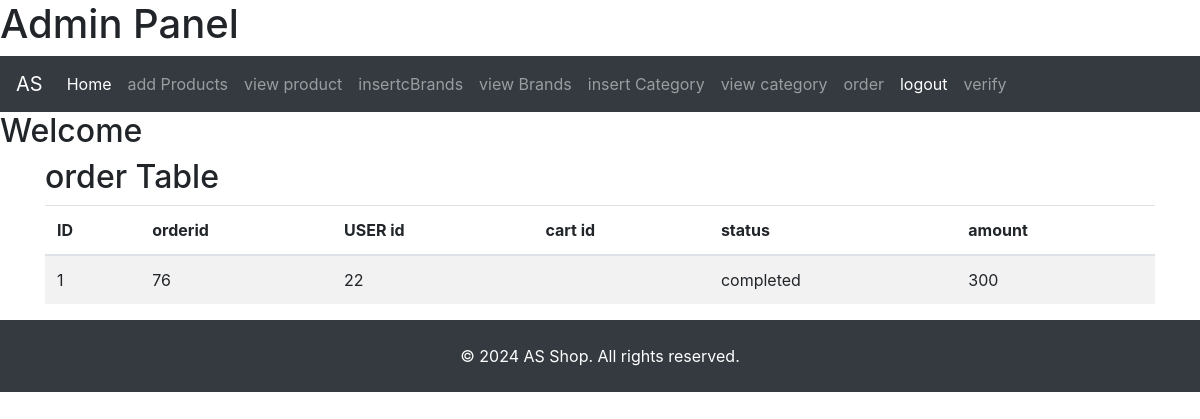
/admin/home.php?view_order, run on an earlier commit of the app's database.
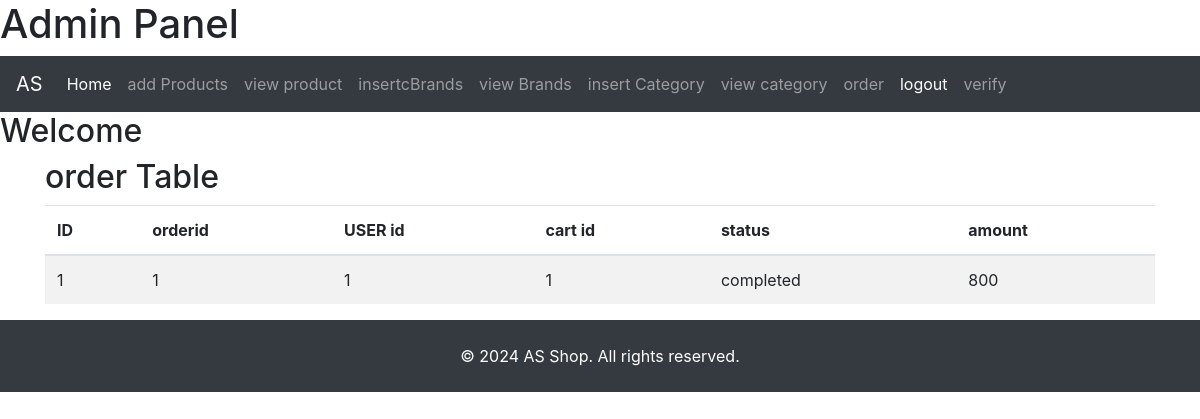
And on a later commit of the database.
### tables this page shows
CREATE TABLE `orders` (
  `id` int(11) NOT NULL,
  `user_id` varchar(100) NOT NULL,
  `amount` int(110) NOT NULL,
  `total_pro` varchar(100) NOT NULL,
  `status` varchar(100) NOT NULL,
  `date` date NOT NULL,
  `product_id` varchar(100) NOT NULL,
  `cart_id` varchar(100) NOT NULL
);

### admin/view_order.php (the view)
<div class="container">
    <h2>order Table</h2>
    <table class="table table-striped">
        <thead>
            <tr>
                <th>ID</th>
                <th>orderid</th>
                <th>USER id</th>
                <th>cart id</th>
                <th>status</th>
                <th>amount</th>
            </tr>
        </thead>
        <tbody>
            <?php
            global $conn;
            $get_order = "SELECT * FROM `orders`";
            $result_order = mysqli_query($conn, $get_order);
            $num = 1;
            while ($row_order = mysqli_fetch_array($result_order)) {
                $orderid = $row_order['id'];
                $cart_id = $row_order['cart_id'];
                $user_id = $row_order['user_id'];
                $status = $row_order['status'];
                $amount = $row_order['amount'];
                echo "
                <tr>
                <td>$num</td>
                  <td>$orderid</td>
                <td>$user_id</td>
                <td>$cart_id</td>
                 <td>$status</td>
                 <td>$amount</td>
                </tr>
                ";
                $num++;
            }
            ?>
            </tbody>
    </table>
</div>

What changed in the data, as far as the page shows it:
removed orders: id "76", user "22", status "completed", amount "300"
added orders: id "1", user "1", cart "1", status "completed", amount "800"
